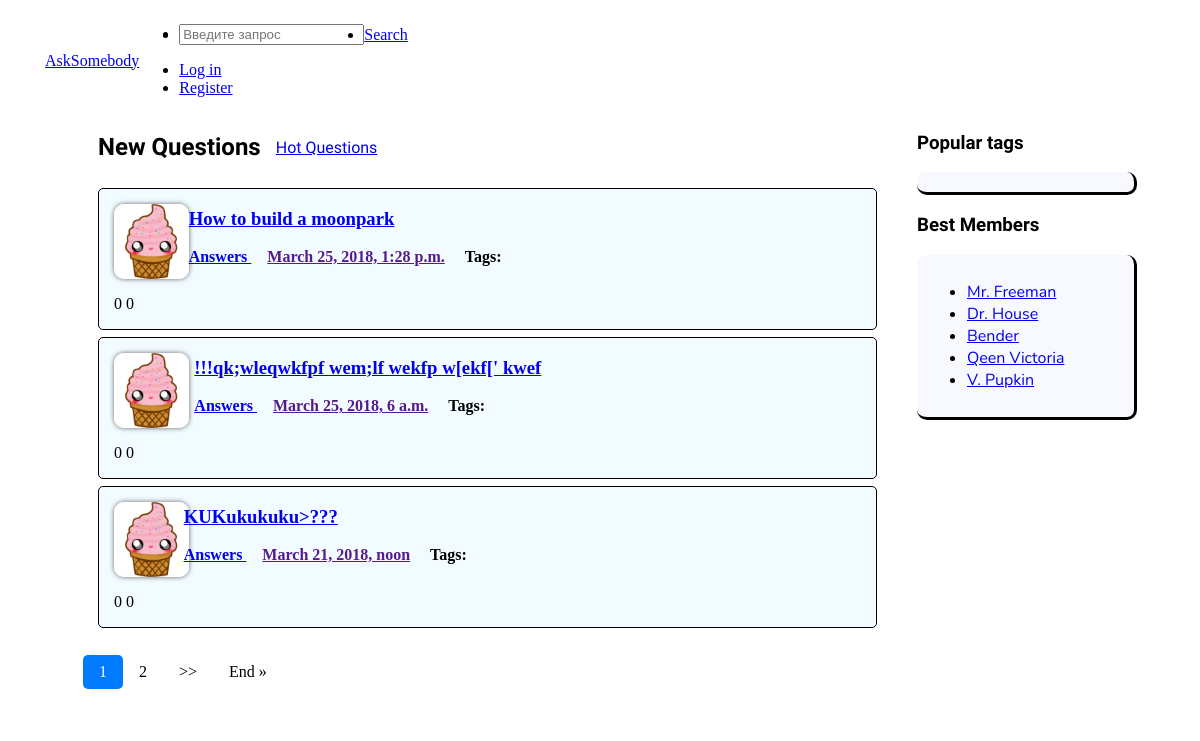
The page / on the database its author committed.
### mainapp/models.py (models this page shows, shortened)
class Questions(models.Model):
    title = models.CharField(max_length=100)
    text = models.TextField(max_length=5000)
    date = models.DateTimeField()
    likes = models.IntegerField(default=0)
    dislikes = models.IntegerField(default=0)
    tags = models.ManyToManyField(Tag)

### mainapp/views.py (the view)
# urls.py: url(r'^(\d+)/$', views.index, name='index'),
def index(request):
    title = "New Questions"
    question_list = Questions.objects.all()
    paginator = Paginator(question_list, 3)
    page = request.GET.get('page')
    questions = paginator.get_page(page)
    return render(request, 'mainapp/index.html', {'questions': questions,
                                                  'tags': Tag.objects.all(),
                                                  'header': title,
                                                  'username': auth.get_user(request).username})

### mainapp/templates/mainapp/index.html
{% extends "mainapp/base.html" %}
{% load staticfiles %}
{% block content %}
    <div class="sonk-block-caption">
        <h2>{{ header }}</h2>
        <div class="sonk-block-caption secondary">
            <a href="/hot/">Hot Questions</a>
        </div>
    </div>
    {% for question in questions %}
        {% include "mainapp/includes/postBlock.html" %}
    {% endfor %}
    {% include "mainapp/includes/paginator.html" with objects=questions %}
{% endblock %}

### mainapp/templates/mainapp/base.html (shortened to what this page needs)
<!DOCTYPE html>
<html lang="en">
<head>
    {% load staticfiles %}
    <link href="//netdna.bootstrapcdn.com/twitter-bootstrap/2.3.2/css/bootstrap-combined.min.css" rel="stylesheet">
    <link href="{% static "mainapp/css/style.css" %}" rel="stylesheet" type="text/css">
    <link href="{% static "mainapp/css/bootstrap-grid.min.css" %}" rel="stylesheet">
</head>
<div>
<div class="navbar nav">
    <div class="navbar-inner">
        <div class="container sonk-container">
            <a class="nav brand" href="/">AskSomebody</a>
            <div class="nav-collapse collapse sonk-collapse">
                <ul class="nav sonk-nav">
                    <li>
                        <form class="form-inline sonk-form-inline">
                            <input class="form-control mr-sm-2" type="search" placeholder="Введите запрос" aria-label="Search">
                        </form>
                    </li>
                    <li><a href="#"> Search</a></li>
                </ul>
                {% if username %}
                    {% include "mainapp/includes/authorized.html" %}
                {% else %}
                    {% include "mainapp/includes/nonAuthorized.html" %}
                {% endif %}
            </div>
        </div>
    </div>
</div>
    <div class="sonk-body">
        <main class="sonk-content">
            {% block content %}
            {% endblock %}
        </main>
        <aside>
            <strong>
                <h3 class="sonk-block-caption">Popular tags</h3>
            </strong>
            <div class="sonk-tags sonk-special-text">
            </div>
            <h3 class="sonk-block-caption">Best Members</h3>
            <div class="sonk-tags sonk-special-text">
                <ul>
                    <li><a href="#">Mr. Freeman</a></li>
                    <li><a href="#">Dr. House</a></li>
                    <li><a href="#">Bender</a></li>
                    <li><a href="#">Qeen Victoria</a></li>
                    <li><a href="#">V. Pupkin</a></li>
                </ul>
            </div>
        </aside>
    </div>
</div>
</body>
</html>

### mainapp/templates/mainapp/includes/nonAuthorized.html
{% load staticfiles %}
<div class="pull-right">
    <ul class="nav pull-right">
        <li><a href="/login/">Log in</a></li>
        <li><a href="/signup/">Register</a></li>
    </ul>
</div>

### mainapp/templates/mainapp/includes/postBlock.html (shortened to what this page needs)
{% load staticfiles %}
<div class="container sonk-container sonk-post">
    <div class="row">
        <div class="col-2 text-center">
            <img class="sonk-img" src="{% static 'mainapp/images/cookie_2.jpg' %}">
            <p>
                {{ question.likes }}
                {{ question.dislikes }}
            </p>
        </div>
        <div class="col-10">
            <h3><a href="/question/{{ question.id }}">{{ question.title }}</a></h3>
            <strong><a href="/question/{{ question.id }}"> Answers </a></strong>
            <strong><a href="">{{ question.date }}</a></strong>
            <strong>Tags:
            </strong>
        </div>
    </div>
</div>

### mainapp/templates/mainapp/includes/paginator.html (shortened to what this page needs)
{% load staticfiles %}
<div class="row">
    <li class="pagination sonk-pagination">
        {% for page in objects.paginator.page_range %}
            {% if page == objects.number %}
                <a class="active" href="?page={{ page }}">{{ page }}</a>
            {% else %}
                <a href="?page={{ page }}">{{ page }}</a>
            {% endif %}
        {% endfor %}
        {% if objects.has_next %}
            <a href="?page={{ objects.next_page_number }}"> >> </a>
            <a href="?page={{ objects.paginator.num_pages }}"> End &raquo; </a>
        {% endif %}
    </li>
</div>

### mainapp/static/mainapp/css/style.css (style rules this page uses)
.nav.sonk-nav { display: flex; align-items: center; }
.container.sonk-container { width: 100%; display: flex; align-items: center; }
.form-inline.sonk-form-inline { margin: 0; }
.collapse.sonk-collapse { width: 100%; }
.sonk-body { margin-right: 15px; margin-left: 50px; display: flex; height: 600px; width: auto; }
.sonk-content { margin-left: 40px; padding-right: 40px; width: calc(100% - 200px); height: 100%; background: white; border-radius: 10px; }
.sonk-tags { padding: 10px; margin-right: 40px; width: 220px; height: auto; background: ghostwhite; border-radius: 10px; border-right-style: solid; border-bottom-style: solid; }
.sonk-special-text { font-family: 'Nunito', sans-serif; font-size: 16px; }
.sonk-block-caption { font-family: 'Acme', sans-serif; display: flex; }
.sonk-block-caption.secondary { margin-top: 25px; margin-left:15px; margin-bottom: 20px; }
.sonk-post { display: flex; border-radius: 5px; width: 100%; height: auto; margin: 7px; background: #e3f6ff78; border: 1px solid black; }
.sonk-img { display: block; width: 75px; height: 75px; margin: 15px auto; border-radius: 10px; box-shadow: 0 0 5px #666; }
.sonk-pagination { display: inline-block; margin-top: 20px; }
.sonk-pagination a { color: black; float: left; padding: 8px 16px; text-decoration: none; }
.sonk-pagination a.active { background-color: #007bff; color: white; border-radius: 5px; }

### rows shown on the page
Questions: likes "0", dislikes "0", title "How to build a moonpark", date "March 25, 2018, 1:28 p.m."
Questions: likes "0", dislikes "0", title "!!!qk;wleqwkfpf wem;lf wekfp w[ekf[' kwef", date "March 25, 2018, 6 a.m."
Questions: likes "0", dislikes "0", title "KUKukukuku>???", date "March 21, 2018, noon"

### other values the page prints
{{ header }} "New Questions"
{{ page }} "1"
{{ page }} "2"
